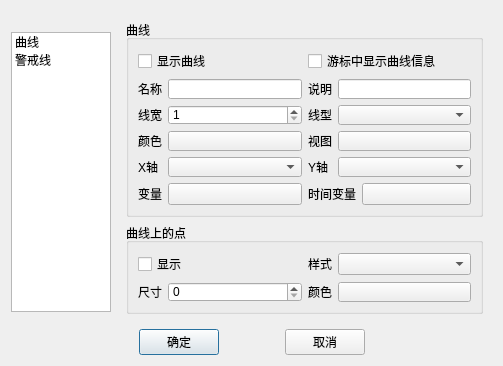
<?xml version="1.0" encoding="UTF-8"?>
<ui version="4.0">
 <class>CCurvePropertySettingDialog</class>
 <widget class="QDialog" name="CCurvePropertySettingDialog">
  <property name="geometry">
   <rect>
    <x>0</x>
    <y>0</y>
    <width>503</width>
    <height>355</height>
   </rect>
  </property>
  <property name="sizePolicy">
   <sizepolicy hsizetype="Fixed" vsizetype="Fixed">
    <horstretch>0</horstretch>
    <verstretch>0</verstretch>
   </sizepolicy>
  </property>
  <property name="minimumSize">
   <size>
    <width>0</width>
    <height>0</height>
   </size>
  </property>
  <property name="maximumSize">
   <size>
    <width>6330</width>
    <height>4250</height>
   </size>
  </property>
  <property name="windowTitle">
   <string>Dialog</string>
  </property>
  <layout class="QGridLayout" name="gridLayout_7">
   <item row="0" column="0">
    <widget class="QListWidget" name="listWidget">
     <property name="minimumSize">
      <size>
       <width>100</width>
       <height>280</height>
      </size>
     </property>
     <property name="maximumSize">
      <size>
       <width>100</width>
       <height>270</height>
      </size>
     </property>
     <property name="sizeIncrement">
      <size>
       <width>0</width>
       <height>0</height>
      </size>
     </property>
     <item>
      <property name="text">
       <string>曲线</string>
      </property>
     </item>
     <item>
      <property name="text">
       <string>警戒线</string>
      </property>
     </item>
    </widget>
   </item>
   <item row="0" column="1">
    <widget class="QStackedWidget" name="stackedWidget">
     <property name="currentIndex">
      <number>0</number>
     </property>
     <widget class="QWidget" name="page">
      <layout class="QGridLayout" name="gridLayout_6">
       <item row="0" column="0">
        <widget class="QGroupBox" name="groupBox">
         <property name="title">
          <string>曲线</string>
         </property>
         <layout class="QGridLayout" name="gridLayout_2">
          <item row="2" column="1">
           <layout class="QHBoxLayout" name="horizontalLayout_8">
            <item>
             <widget class="QLabel" name="label_6">
              <property name="text">
               <string>线型</string>
              </property>
             </widget>
            </item>
            <item>
             <widget class="QComboBox" name="curveStyleComboBox">
              <property name="sizePolicy">
               <sizepolicy hsizetype="Expanding" vsizetype="Fixed">
                <horstretch>0</horstretch>
                <verstretch>0</verstretch>
               </sizepolicy>
              </property>
              <property name="minimumSize">
               <size>
                <width>0</width>
                <height>20</height>
               </size>
              </property>
             </widget>
            </item>
           </layout>
          </item>
          <item row="0" column="0">
           <widget class="QCheckBox" name="curveVisibleCheckBox">
            <property name="text">
             <string>显示曲线</string>
            </property>
           </widget>
          </item>
          <item row="0" column="1">
           <widget class="QCheckBox" name="verinerShowInforCheckBox">
            <property name="text">
             <string>游标中显示曲线信息</string>
            </property>
           </widget>
          </item>
          <item row="1" column="0">
           <layout class="QHBoxLayout" name="horizontalLayout_12">
            <item>
             <widget class="QLabel" name="label">
              <property name="text">
               <string>名称</string>
              </property>
             </widget>
            </item>
            <item>
             <widget class="QLineEdit" name="nameLineEdit">
              <property name="enabled">
               <bool>true</bool>
              </property>
              <property name="minimumSize">
               <size>
                <width>0</width>
                <height>20</height>
               </size>
              </property>
             </widget>
            </item>
           </layout>
          </item>
          <item row="3" column="1">
           <layout class="QHBoxLayout" name="horizontalLayout_14">
            <item>
             <widget class="QLabel" name="viewLabel">
              <property name="text">
               <string>视图</string>
              </property>
             </widget>
            </item>
            <item>
             <widget class="QPushButton" name="viewButton">
              <property name="sizePolicy">
               <sizepolicy hsizetype="Expanding" vsizetype="Fixed">
                <horstretch>0</horstretch>
                <verstretch>0</verstretch>
               </sizepolicy>
              </property>
              <property name="minimumSize">
               <size>
                <width>0</width>
                <height>20</height>
               </size>
              </property>
              <property name="text">
               <string/>
              </property>
             </widget>
            </item>
           </layout>
          </item>
          <item row="1" column="1">
           <layout class="QHBoxLayout" name="horizontalLayout_13">
            <item>
             <widget class="QLabel" name="label_3">
              <property name="text">
               <string>说明</string>
              </property>
             </widget>
            </item>
            <item>
             <widget class="QLineEdit" name="commentLineEdit">
              <property name="minimumSize">
               <size>
                <width>0</width>
                <height>20</height>
               </size>
              </property>
             </widget>
            </item>
           </layout>
          </item>
          <item row="5" column="1">
           <layout class="QHBoxLayout" name="horizontalLayout_3">
            <item>
             <widget class="QLabel" name="timeLabel">
              <property name="text">
               <string>时间变量</string>
              </property>
             </widget>
            </item>
            <item>
             <widget class="QPushButton" name="timeVariantButton">
              <property name="sizePolicy">
               <sizepolicy hsizetype="Expanding" vsizetype="Fixed">
                <horstretch>0</horstretch>
                <verstretch>0</verstretch>
               </sizepolicy>
              </property>
              <property name="text">
               <string/>
              </property>
             </widget>
            </item>
           </layout>
          </item>
          <item row="4" column="0">
           <layout class="QHBoxLayout" name="horizontalLayout_4">
            <item>
             <widget class="QLabel" name="label_8">
              <property name="minimumSize">
               <size>
                <width>24</width>
                <height>0</height>
               </size>
              </property>
              <property name="text">
               <string>X轴</string>
              </property>
             </widget>
            </item>
            <item>
             <widget class="QComboBox" name="xAxisComboBox">
              <property name="sizePolicy">
               <sizepolicy hsizetype="Expanding" vsizetype="Fixed">
                <horstretch>0</horstretch>
                <verstretch>0</verstretch>
               </sizepolicy>
              </property>
              <property name="minimumSize">
               <size>
                <width>0</width>
                <height>20</height>
               </size>
              </property>
             </widget>
            </item>
           </layout>
          </item>
          <item row="3" column="0">
           <layout class="QHBoxLayout" name="horizontalLayout_2">
            <item>
             <widget class="QLabel" name="label_7">
              <property name="text">
               <string>颜色</string>
              </property>
             </widget>
            </item>
            <item>
             <widget class="QPushButton" name="curveColorButton">
              <property name="sizePolicy">
               <sizepolicy hsizetype="Expanding" vsizetype="Fixed">
                <horstretch>0</horstretch>
                <verstretch>0</verstretch>
               </sizepolicy>
              </property>
              <property name="minimumSize">
               <size>
                <width>0</width>
                <height>20</height>
               </size>
              </property>
              <property name="text">
               <string/>
              </property>
             </widget>
            </item>
           </layout>
          </item>
          <item row="2" column="0">
           <layout class="QHBoxLayout" name="horizontalLayout_7">
            <item>
             <widget class="QLabel" name="label_5">
              <property name="text">
               <string>线宽</string>
              </property>
             </widget>
            </item>
            <item>
             <widget class="QSpinBox" name="curveWidthSpinBox">
              <property name="sizePolicy">
               <sizepolicy hsizetype="Expanding" vsizetype="Fixed">
                <horstretch>0</horstretch>
                <verstretch>0</verstretch>
               </sizepolicy>
              </property>
              <property name="minimumSize">
               <size>
                <width>0</width>
                <height>20</height>
               </size>
              </property>
              <property name="minimum">
               <number>1</number>
              </property>
              <property name="maximum">
               <number>10</number>
              </property>
             </widget>
            </item>
           </layout>
          </item>
          <item row="4" column="1">
           <layout class="QHBoxLayout" name="horizontalLayout_5">
            <item>
             <widget class="QLabel" name="label_9">
              <property name="minimumSize">
               <size>
                <width>24</width>
                <height>0</height>
               </size>
              </property>
              <property name="text">
               <string>Y轴</string>
              </property>
             </widget>
            </item>
            <item>
             <widget class="QComboBox" name="yAxisComboBox">
              <property name="sizePolicy">
               <sizepolicy hsizetype="Expanding" vsizetype="Fixed">
                <horstretch>0</horstretch>
                <verstretch>0</verstretch>
               </sizepolicy>
              </property>
              <property name="minimumSize">
               <size>
                <width>0</width>
                <height>20</height>
               </size>
              </property>
             </widget>
            </item>
           </layout>
          </item>
          <item row="5" column="0">
           <layout class="QHBoxLayout" name="horizontalLayout_6">
            <item>
             <widget class="QLabel" name="valueLabel">
              <property name="text">
               <string>变量</string>
              </property>
             </widget>
            </item>
            <item>
             <widget class="QPushButton" name="variantButton">
              <property name="sizePolicy">
               <sizepolicy hsizetype="Expanding" vsizetype="Fixed">
                <horstretch>0</horstretch>
                <verstretch>0</verstretch>
               </sizepolicy>
              </property>
              <property name="minimumSize">
               <size>
                <width>0</width>
                <height>20</height>
               </size>
              </property>
              <property name="text">
               <string/>
              </property>
             </widget>
            </item>
           </layout>
          </item>
         </layout>
        </widget>
       </item>
       <item row="1" column="0">
        <widget class="QGroupBox" name="groupBox_3">
         <property name="title">
          <string>曲线上的点</string>
         </property>
         <layout class="QGridLayout" name="gridLayout_3">
          <item row="0" column="0">
           <widget class="QCheckBox" name="normalPointVisibleCheckBox">
            <property name="sizePolicy">
             <sizepolicy hsizetype="Expanding" vsizetype="Fixed">
              <horstretch>0</horstretch>
              <verstretch>0</verstretch>
             </sizepolicy>
            </property>
            <property name="text">
             <string>显示</string>
            </property>
           </widget>
          </item>
          <item row="0" column="1">
           <layout class="QHBoxLayout" name="horizontalLayout_10">
            <item>
             <widget class="QLabel" name="label_10">
              <property name="text">
               <string>样式</string>
              </property>
             </widget>
            </item>
            <item>
             <widget class="QComboBox" name="normalPointStyleComboBox">
              <property name="sizePolicy">
               <sizepolicy hsizetype="Expanding" vsizetype="Fixed">
                <horstretch>0</horstretch>
                <verstretch>0</verstretch>
               </sizepolicy>
              </property>
              <property name="minimumSize">
               <size>
                <width>0</width>
                <height>20</height>
               </size>
              </property>
             </widget>
            </item>
           </layout>
          </item>
          <item row="1" column="0">
           <layout class="QHBoxLayout" name="horizontalLayout_9">
            <item>
             <widget class="QLabel" name="label_11">
              <property name="text">
               <string>尺寸</string>
              </property>
             </widget>
            </item>
            <item>
             <widget class="QSpinBox" name="normalPointSizeSpinBox">
              <property name="sizePolicy">
               <sizepolicy hsizetype="Expanding" vsizetype="Fixed">
                <horstretch>0</horstretch>
                <verstretch>0</verstretch>
               </sizepolicy>
              </property>
              <property name="minimumSize">
               <size>
                <width>0</width>
                <height>20</height>
               </size>
              </property>
             </widget>
            </item>
           </layout>
          </item>
          <item row="1" column="1">
           <layout class="QHBoxLayout" name="horizontalLayout_11">
            <item>
             <widget class="QLabel" name="label_12">
              <property name="text">
               <string>颜色</string>
              </property>
             </widget>
            </item>
            <item>
             <widget class="QPushButton" name="normalPointColorButton">
              <property name="sizePolicy">
               <sizepolicy hsizetype="Expanding" vsizetype="Fixed">
                <horstretch>0</horstretch>
                <verstretch>0</verstretch>
               </sizepolicy>
              </property>
              <property name="minimumSize">
               <size>
                <width>0</width>
                <height>20</height>
               </size>
              </property>
              <property name="text">
               <string/>
              </property>
             </widget>
            </item>
           </layout>
          </item>
         </layout>
        </widget>
       </item>
      </layout>
     </widget>
     <widget class="QWidget" name="page_2">
      <layout class="QGridLayout" name="gridLayout_5">
       <item row="0" column="0">
        <widget class="QGroupBox" name="groupBox_2">
         <property name="title">
          <string>警戒线</string>
         </property>
         <layout class="QGridLayout" name="gridLayout_4">
          <item row="0" column="0">
           <widget class="QCheckBox" name="upWarningLineVisibleCheckBox">
            <property name="text">
             <string>上警戒值</string>
            </property>
           </widget>
          </item>
          <item row="0" column="1">
           <widget class="QLineEdit" name="upValueLineEdit">
            <property name="inputMethodHints">
             <set>Qt::ImhNone</set>
            </property>
           </widget>
          </item>
          <item row="0" column="2">
           <widget class="QLabel" name="label_19">
            <property name="text">
             <string>线宽</string>
            </property>
           </widget>
          </item>
          <item row="0" column="3">
           <widget class="QSpinBox" name="upWarningLineWidthSpinBox">
            <property name="sizePolicy">
             <sizepolicy hsizetype="Expanding" vsizetype="Fixed">
              <horstretch>0</horstretch>
              <verstretch>0</verstretch>
             </sizepolicy>
            </property>
            <property name="minimum">
             <number>1</number>
            </property>
            <property name="maximum">
             <number>10</number>
            </property>
           </widget>
          </item>
          <item row="1" column="0">
           <widget class="QLabel" name="label_20">
            <property name="text">
             <string>颜色</string>
            </property>
           </widget>
          </item>
          <item row="1" column="1">
           <widget class="QPushButton" name="upWarningLineColorButton">
            <property name="sizePolicy">
             <sizepolicy hsizetype="Expanding" vsizetype="Fixed">
              <horstretch>0</horstretch>
              <verstretch>0</verstretch>
             </sizepolicy>
            </property>
            <property name="text">
             <string/>
            </property>
           </widget>
          </item>
          <item row="1" column="2">
           <widget class="QLabel" name="label_21">
            <property name="text">
             <string>线型</string>
            </property>
           </widget>
          </item>
          <item row="1" column="3">
           <widget class="QComboBox" name="upWarningLineStyleComboBox">
            <property name="sizePolicy">
             <sizepolicy hsizetype="Expanding" vsizetype="Fixed">
              <horstretch>0</horstretch>
              <verstretch>0</verstretch>
             </sizepolicy>
            </property>
           </widget>
          </item>
          <item row="2" column="0">
           <widget class="QCheckBox" name="belowWarningLineVisibleCheckBox">
            <property name="text">
             <string>下警戒值</string>
            </property>
           </widget>
          </item>
          <item row="2" column="1">
           <widget class="QLineEdit" name="belowWarningValueLineEdit">
            <property name="inputMethodHints">
             <set>Qt::ImhNone</set>
            </property>
           </widget>
          </item>
          <item row="2" column="2">
           <widget class="QLabel" name="label_25">
            <property name="text">
             <string>线宽</string>
            </property>
           </widget>
          </item>
          <item row="2" column="3">
           <widget class="QSpinBox" name="belowWarningLineWidthSpinBox">
            <property name="sizePolicy">
             <sizepolicy hsizetype="Expanding" vsizetype="Fixed">
              <horstretch>0</horstretch>
              <verstretch>0</verstretch>
             </sizepolicy>
            </property>
            <property name="minimum">
             <number>1</number>
            </property>
            <property name="maximum">
             <number>10</number>
            </property>
           </widget>
          </item>
          <item row="3" column="0">
           <widget class="QLabel" name="label_27">
            <property name="text">
             <string>颜色</string>
            </property>
           </widget>
          </item>
          <item row="3" column="1">
           <widget class="QPushButton" name="belowWarningLineColorButton">
            <property name="sizePolicy">
             <sizepolicy hsizetype="Expanding" vsizetype="Fixed">
              <horstretch>0</horstretch>
              <verstretch>0</verstretch>
             </sizepolicy>
            </property>
            <property name="text">
             <string/>
            </property>
           </widget>
          </item>
          <item row="3" column="2">
           <widget class="QLabel" name="label_26">
            <property name="text">
             <string>线型</string>
            </property>
           </widget>
          </item>
          <item row="3" column="3">
           <widget class="QComboBox" name="belowWarningLineStyleComboBox">
            <property name="sizePolicy">
             <sizepolicy hsizetype="Expanding" vsizetype="Fixed">
              <horstretch>0</horstretch>
              <verstretch>0</verstretch>
             </sizepolicy>
            </property>
           </widget>
          </item>
         </layout>
        </widget>
       </item>
       <item row="1" column="0">
        <widget class="QGroupBox" name="groupBox_4">
         <property name="title">
          <string>超过警戒线的点</string>
         </property>
         <layout class="QGridLayout" name="gridLayout">
          <item row="0" column="0" colspan="2">
           <widget class="QCheckBox" name="wariningPointVisibleCheckBox">
            <property name="sizePolicy">
             <sizepolicy hsizetype="Expanding" vsizetype="Fixed">
              <horstretch>0</horstretch>
              <verstretch>0</verstretch>
             </sizepolicy>
            </property>
            <property name="text">
             <string>显示</string>
            </property>
           </widget>
          </item>
          <item row="0" column="2">
           <widget class="QLabel" name="label_17">
            <property name="text">
             <string>样式</string>
            </property>
           </widget>
          </item>
          <item row="0" column="3">
           <widget class="QComboBox" name="warningPointStyleComboBox">
            <property name="sizePolicy">
             <sizepolicy hsizetype="Expanding" vsizetype="Fixed">
              <horstretch>0</horstretch>
              <verstretch>0</verstretch>
             </sizepolicy>
            </property>
           </widget>
          </item>
          <item row="1" column="0">
           <widget class="QLabel" name="label_18">
            <property name="text">
             <string>尺寸</string>
            </property>
           </widget>
          </item>
          <item row="1" column="1">
           <widget class="QSpinBox" name="warningPointSizeSpinBox">
            <property name="sizePolicy">
             <sizepolicy hsizetype="Expanding" vsizetype="Fixed">
              <horstretch>0</horstretch>
              <verstretch>0</verstretch>
             </sizepolicy>
            </property>
           </widget>
          </item>
          <item row="1" column="2">
           <widget class="QLabel" name="label_16">
            <property name="text">
             <string>颜色</string>
            </property>
           </widget>
          </item>
          <item row="1" column="3">
           <widget class="QPushButton" name="warningPointColorButton">
            <property name="text">
             <string/>
            </property>
           </widget>
          </item>
         </layout>
        </widget>
       </item>
      </layout>
     </widget>
    </widget>
   </item>
   <item row="1" column="0" colspan="2">
    <layout class="QHBoxLayout" name="horizontalLayout">
     <property name="sizeConstraint">
      <enum>QLayout::SetDefaultConstraint</enum>
     </property>
     <item>
      <spacer name="horizontalSpacer">
       <property name="orientation">
        <enum>Qt::Horizontal</enum>
       </property>
       <property name="sizeHint" stdset="0">
        <size>
         <width>40</width>
         <height>20</height>
        </size>
       </property>
      </spacer>
     </item>
     <item>
      <widget class="QPushButton" name="okButton">
       <property name="text">
        <string>确定</string>
       </property>
       <property name="default">
        <bool>true</bool>
       </property>
      </widget>
     </item>
     <item>
      <spacer name="horizontalSpacer_3">
       <property name="orientation">
        <enum>Qt::Horizontal</enum>
       </property>
       <property name="sizeType">
        <enum>QSizePolicy::Minimum</enum>
       </property>
       <property name="sizeHint" stdset="0">
        <size>
         <width>60</width>
         <height>20</height>
        </size>
       </property>
      </spacer>
     </item>
     <item>
      <widget class="QPushButton" name="cancelButton">
       <property name="text">
        <string>取消</string>
       </property>
       <property name="default">
        <bool>false</bool>
       </property>
      </widget>
     </item>
     <item>
      <spacer name="horizontalSpacer_2">
       <property name="orientation">
        <enum>Qt::Horizontal</enum>
       </property>
       <property name="sizeHint" stdset="0">
        <size>
         <width>40</width>
         <height>20</height>
        </size>
       </property>
      </spacer>
     </item>
    </layout>
   </item>
  </layout>
 </widget>
 <tabstops>
  <tabstop>nameLineEdit</tabstop>
  <tabstop>commentLineEdit</tabstop>
  <tabstop>curveWidthSpinBox</tabstop>
  <tabstop>curveStyleComboBox</tabstop>
  <tabstop>curveColorButton</tabstop>
  <tabstop>variantButton</tabstop>
  <tabstop>xAxisComboBox</tabstop>
  <tabstop>yAxisComboBox</tabstop>
  <tabstop>upWarningLineVisibleCheckBox</tabstop>
  <tabstop>upValueLineEdit</tabstop>
  <tabstop>upWarningLineWidthSpinBox</tabstop>
  <tabstop>upWarningLineColorButton</tabstop>
  <tabstop>upWarningLineStyleComboBox</tabstop>
  <tabstop>belowWarningLineVisibleCheckBox</tabstop>
  <tabstop>belowWarningValueLineEdit</tabstop>
  <tabstop>belowWarningLineWidthSpinBox</tabstop>
  <tabstop>belowWarningLineColorButton</tabstop>
  <tabstop>belowWarningLineStyleComboBox</tabstop>
  <tabstop>normalPointVisibleCheckBox</tabstop>
  <tabstop>normalPointStyleComboBox</tabstop>
  <tabstop>normalPointSizeSpinBox</tabstop>
  <tabstop>normalPointColorButton</tabstop>
  <tabstop>wariningPointVisibleCheckBox</tabstop>
  <tabstop>warningPointStyleComboBox</tabstop>
  <tabstop>warningPointSizeSpinBox</tabstop>
  <tabstop>warningPointColorButton</tabstop>
  <tabstop>okButton</tabstop>
  <tabstop>cancelButton</tabstop>
 </tabstops>
 <resources/>
 <connections>
  <connection>
   <sender>upWarningLineVisibleCheckBox</sender>
   <signal>clicked(bool)</signal>
   <receiver>upValueLineEdit</receiver>
   <slot>setEnabled(bool)</slot>
   <hints>
    <hint type="sourcelabel">
     <x>346</x>
     <y>60</y>
    </hint>
    <hint type="destinationlabel">
     <x>444</x>
     <y>59</y>
    </hint>
   </hints>
  </connection>
  <connection>
   <sender>upWarningLineVisibleCheckBox</sender>
   <signal>clicked(bool)</signal>
   <receiver>upWarningLineWidthSpinBox</receiver>
   <slot>setEnabled(bool)</slot>
   <hints>
    <hint type="sourcelabel">
     <x>400</x>
     <y>52</y>
    </hint>
    <hint type="destinationlabel">
     <x>556</x>
     <y>51</y>
    </hint>
   </hints>
  </connection>
  <connection>
   <sender>upWarningLineVisibleCheckBox</sender>
   <signal>clicked(bool)</signal>
   <receiver>upWarningLineColorButton</receiver>
   <slot>setEnabled(bool)</slot>
   <hints>
    <hint type="sourcelabel">
     <x>360</x>
     <y>67</y>
    </hint>
    <hint type="destinationlabel">
     <x>431</x>
     <y>99</y>
    </hint>
   </hints>
  </connection>
  <connection>
   <sender>upWarningLineVisibleCheckBox</sender>
   <signal>clicked(bool)</signal>
   <receiver>upWarningLineStyleComboBox</receiver>
   <slot>setEnabled(bool)</slot>
   <hints>
    <hint type="sourcelabel">
     <x>382</x>
     <y>67</y>
    </hint>
    <hint type="destinationlabel">
     <x>566</x>
     <y>106</y>
    </hint>
   </hints>
  </connection>
 </connections>
</ui>
